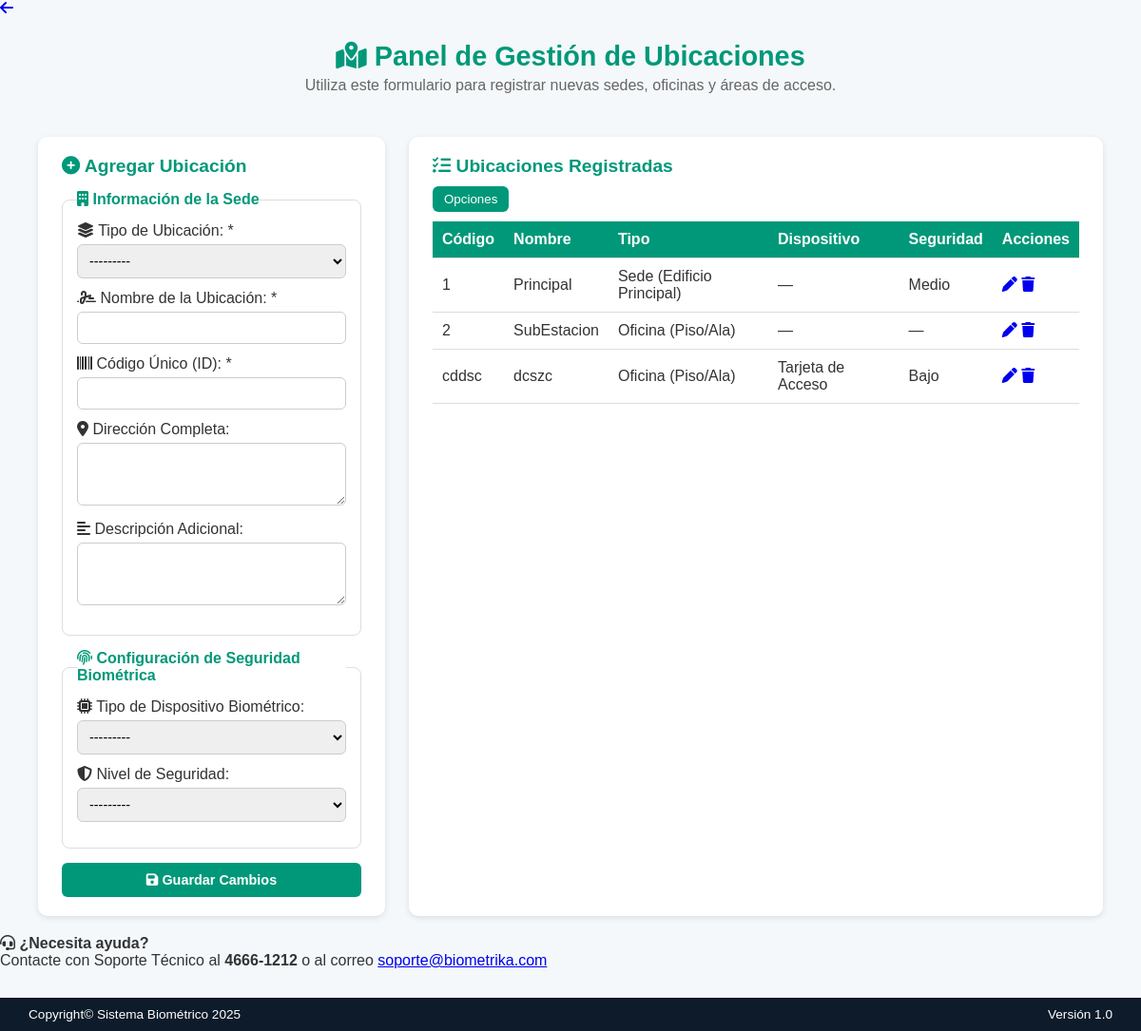
Page /account/ubicaciones/ (signed in) on the committed database.
### usuario/models.py (models this page shows, shortened)
class Ubicacion(models.Model):
    TIPO_CHOICES = [
        ('sede', 'Sede (Edificio Principal)'),
        ('oficina', 'Oficina (Piso/Ala)'),
        ('area', 'Área Específica (Sala/Cuarto)'),
    ]
    DISPOSITIVO_CHOICES = [
        ('huella', 'Lector de Huella Dactilar'),
        ('Tarjeta', 'Tarjeta de Acceso'),
        ('PIN', 'PIN'),
    ]
    SEGURIDAD_CHOICES = [
        ('bajo', 'Bajo'),
        ('medio', 'Medio'),
        ('alto', 'Alto'),
    ]
    tipo_ubicacion = models.CharField(max_length=20, choices=TIPO_CHOICES)
    nombre_sede = models.CharField(max_length=100)
    codigo_unico = models.CharField(max_length=50, unique=True)
    direccion = models.TextField(blank=True, null=True)
    descripcion = models.TextField(blank=True, null=True)
    dispositivo_biometrico = models.CharField(
        max_length=20, choices=DISPOSITIVO_CHOICES, blank=True, null=True
    )
    nivel_seguridad = models.CharField(
        max_length=20, choices=SEGURIDAD_CHOICES, blank=True, null=True
    )
    fecha_creacion = models.DateTimeField(auto_now_add=True)
    class Meta:
        ordering = ['nombre_sede']

### usuario/views.py (the view, shortened to what this page needs)
# urls.py: path('ubicaciones/', views.ubicaciones_view, name='ubicaciones'),
@login_required
def ubicaciones_view(request):
    from .models import Ubicacion
    from .forms import UbicacionForm
    ubicaciones = Ubicacion.objects.all().order_by('nombre_sede')
    form = UbicacionForm()
    return render(request, 'account/ubicaciones.html', {
        'form': form,
        'ubicaciones': ubicaciones,
    }
    )

### usuario/forms.py
class UbicacionForm(forms.ModelForm):
    class Meta:
        model = Ubicacion
        fields = [
            'tipo_ubicacion',
            'nombre_sede',
            'codigo_unico',
            'direccion',
            'descripcion',
            'dispositivo_biometrico',
            'nivel_seguridad',
        ]
        widgets = {
            'direccion': forms.Textarea(attrs={'rows': 3}),
            'descripcion': forms.Textarea(attrs={'rows': 3}),
        }

### usuario/templates/account/ubicaciones.html (shortened to what this page needs)
{% extends "base.html" %}
{% load static %}
{% block content %}
<a href="{% url 'usuario:dashboard' %}" class="btn-volver" title="Volver al inicio">
  <i class="fa-solid fa-arrow-left"></i>
</a>
<header>
  <h1><i class="fa-solid fa-map-location-dot"></i> Panel de Gestión de Ubicaciones</h1>
  <p>Utiliza este formulario para registrar nuevas sedes, oficinas y áreas de acceso.</p>
</header>
<div class="main-container">
  <div class="add-panel">
    <h2><i class="fa-solid fa-plus-circle"></i> Agregar Ubicación</h2>
    <form method="post" id="formularioUbicacion">
      <fieldset>
        <legend><i class="fa-solid fa-building"></i> Información de la Sede</legend>
        <div class="form-group">
          <label for="id_tipo_ubicacion"><i class="fa-solid fa-layer-group"></i> Tipo de Ubicación: <span class="required">*</span></label>
          {{ form.tipo_ubicacion }}
        </div>
        <div class="form-group">
          <label for="id_nombre_sede"><i class="fa-solid fa-signature"></i> Nombre de la Ubicación: <span class="required">*</span></label>
          {{ form.nombre_sede }}
        </div>
        <div class="form-group">
          <label for="id_codigo_unico"><i class="fa-solid fa-barcode"></i> Código Único (ID): <span class="required">*</span></label>
          {{ form.codigo_unico }}
        </div>
        <div class="form-group">
          <label for="id_direccion"><i class="fa-solid fa-location-dot"></i> Dirección Completa:</label>
          {{ form.direccion }}
        </div>
        <div class="form-group">
          <label for="id_descripcion"><i class="fa-solid fa-align-left"></i> Descripción Adicional:</label>
          {{ form.descripcion }}
        </div>
      </fieldset>
      <fieldset>
        <legend><i class="fa-solid fa-fingerprint"></i> Configuración de Seguridad Biométrica</legend>
        <div class="form-group">
          <label for="id_dispositivo_biometrico"><i class="fa-solid fa-microchip"></i> Tipo de Dispositivo Biométrico:</label>
          {{ form.dispositivo_biometrico }}
        </div>
        <div class="form-group">
          <label for="id_nivel_seguridad"><i class="fa-solid fa-shield-halved"></i> Nivel de Seguridad:</label>
          {{ form.nivel_seguridad }}
        </div>
      </fieldset>
      <button type="submit" class="btn"><i class="fa-solid fa-floppy-disk"></i> Guardar Cambios</button>
    </form>
  </div>
  <div class="list-panel">
    <div class="header-actions">
      <h2><i class="fa-solid fa-list-check"></i> Ubicaciones Registradas</h2>
      <div class="dropdown">
        <button class="dropdown-toggle" id="dropdownMenuButton">Opciones</button>
      </div>
    </div>
    <div class="tabla-container">
      <table id="tablaUbicaciones">
        <thead>
          <tr>
            <th>Código</th>
            <th>Nombre</th>
            <th>Tipo</th>
            <th>Dispositivo</th>
            <th>Seguridad</th>
            <th>Acciones</th>
          </tr>
        </thead>
        <tbody id="cuerpoTabla">
          {% for ubicacion in ubicaciones %}
          <tr>
            <td>{{ ubicacion.codigo_unico }}</td>
            <td>{{ ubicacion.nombre_sede }}</td>
            <td>{{ ubicacion.get_tipo_ubicacion_display }}</td>
            <td>{{ ubicacion.get_dispositivo_biometrico_display|default:"—" }}</td>
            <td>{{ ubicacion.get_nivel_seguridad_display|default:"—" }}</td>
            <td>
              <a href="#" class="btn-accion"><i class="fa-solid fa-pen"></i></a>
              <a href="#" class="btn-accion"><i class="fa-solid fa-trash"></i></a>
            </td>
          </tr>
          {% empty %}
          <tr>
            <td colspan="6" class="empty-state">
              <i class="fa-solid fa-inbox"></i> No hay ubicaciones registradas aún
            </td>
          </tr>
          {% endfor %}
        </tbody>
      </table>
    </div>
  </div>
</div>
<div class="soporte-info">
  <i class="fa-solid fa-headset"></i> <strong>¿Necesita ayuda?</strong><br>
  Contacte con Soporte Técnico al <strong>4666-1212</strong> o al correo
  <a href="mailto:soporte@biometrika.com">soporte@biometrika.com</a>
</div>
<div class="footer">
  <div>Copyright© Sistema Biométrico 2025</div>
  <div>Versión 1.0</div>
</div>
{% endblock %}
{% block extra_js %}
<link rel="stylesheet" href="{% static 'account/css/style_ubicacion.css' %}">
{% endblock %}

### static/account/css/style_acceso.css (style rules this page uses)
* { margin: 0; padding: 0; box-sizing: border-box; font-family: Arial, Helvetica, sans-serif; }
body { display: flex; justify-content: center; align-items: center; min-height: 100vh; background: #f4f6f9; }

### static/account/css/style_dashboard.css (style rules this page uses)
* { margin: 0; padding: 0; box-sizing: border-box; font-family: Arial, Helvetica, sans-serif; }
body { display: flex; min-height: 100vh; background-color: #f4f6f9; }
table { width: 100%; border-collapse: collapse; }
th, td { padding: 10px; border-bottom: 1px solid #ddd; }

### static/account/css/style_personal.css (style rules this page uses)
.btn { display: inline-flex; align-items: center; gap: 6px; border: none; border-radius: 6px; padding: 8px 14px; cursor: pointer; text-decoration: none; font-size: 0.9em; transition: 0.2s; }
input, select { width: 100%; padding: 6px; border-radius: 6px; border: 1px solid #ccc; }

### static/account/css/style_ubicacion.css (style rules this page uses)
body { font-family: 'Poppins', sans-serif; background-color: #f4f8fb; margin: 0; padding: 0; color: #333; }
header { text-align: center; padding: 25px 10px; }
header h1 { font-size: 1.8rem; color: #009879; margin-bottom: 5px; }
header p { color: #666; }
.main-container { display: grid; grid-template-columns: 1fr 2fr; gap: 25px; padding: 20px 40px; }
.add-panel { background: #fff; border-radius: 10px; box-shadow: 0 2px 6px rgba(0,0,0,0.1); padding: 20px 25px; }
.add-panel h2 { color: #009879; font-size: 1.2rem; margin-bottom: 15px; }
fieldset { border: 1px solid #ddd; border-radius: 8px; margin-bottom: 15px; padding: 15px; }
legend { font-weight: 600; color: #009879; }
.form-group { margin-bottom: 12px; }
.form-group label { font-weight: 500; display: block; margin-bottom: 5px; }
input, textarea, select { width: 100%; border: 1px solid #ccc; border-radius: 6px; padding: 8px; font-size: 0.9rem; transition: 0.2s; }
.btn { display: inline-block; background-color: #009879; color: #fff; padding: 10px 20px; border: none; border-radius: 6px; font-weight: 600; cursor: pointer; width: 100%; }
.list-panel { background: #fff; border-radius: 10px; box-shadow: 0 2px 6px rgba(0,0,0,0.1); padding: 20px 25px; display: flex; flex-direction: column; }
.list-panel h2 { color: #009879; font-size: 1.2rem; margin-bottom: 10px; }
.dropdown { position: relative; align-self: flex-end; }
.dropdown-toggle { background-color: #009879; color: #fff; border: none; border-radius: 6px; padding: 6px 12px; cursor: pointer; }
table { width: 100%; border-collapse: collapse; margin-top: 10px; }
thead { background-color: #009879; color: #fff; }
th, td { padding: 10px; text-align: left; border-bottom: 1px solid #ddd; }
.footer { background: #0d1b2a; color: white; display: flex; justify-content: space-between; align-items: center; padding: 10px 30px; font-size: 0.85rem; margin-top: 30px; }

### rows in the picture
Ubicacion: codigo_unico "1", nombre_sede "Principal", tipo_ubicacion "Sede (Edificio Principal)", dispositivo_biometrico "—", nivel_seguridad "Medio"
Ubicacion: codigo_unico "2", nombre_sede "SubEstacion", tipo_ubicacion "Oficina (Piso/Ala)", dispositivo_biometrico "—", nivel_seguridad "—"
Ubicacion: codigo_unico "cddsc", nombre_sede "dcszc", tipo_ubicacion "Oficina (Piso/Ala)", dispositivo_biometrico "Tarjeta de Acceso", nivel_seguridad "Bajo"
